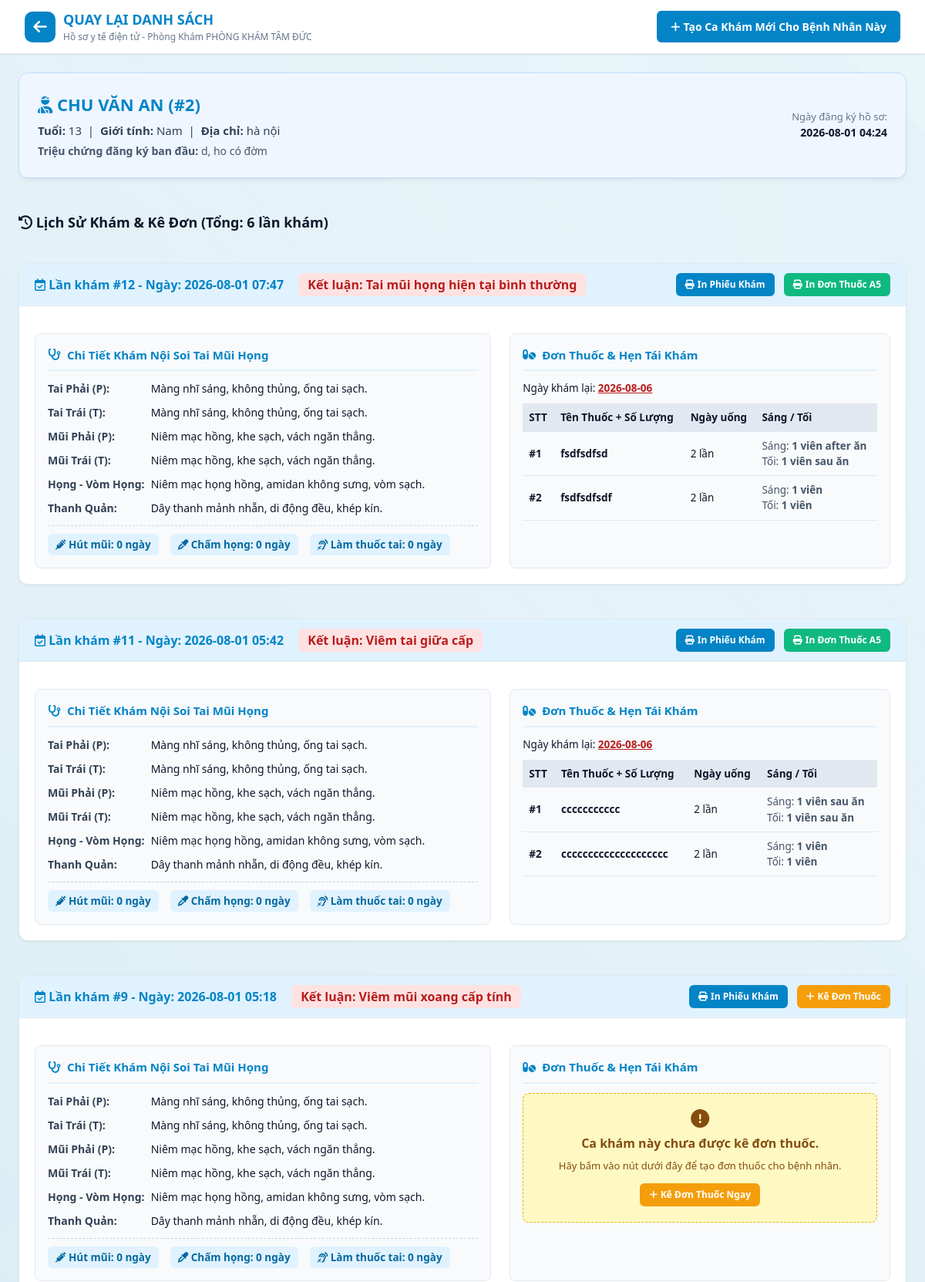
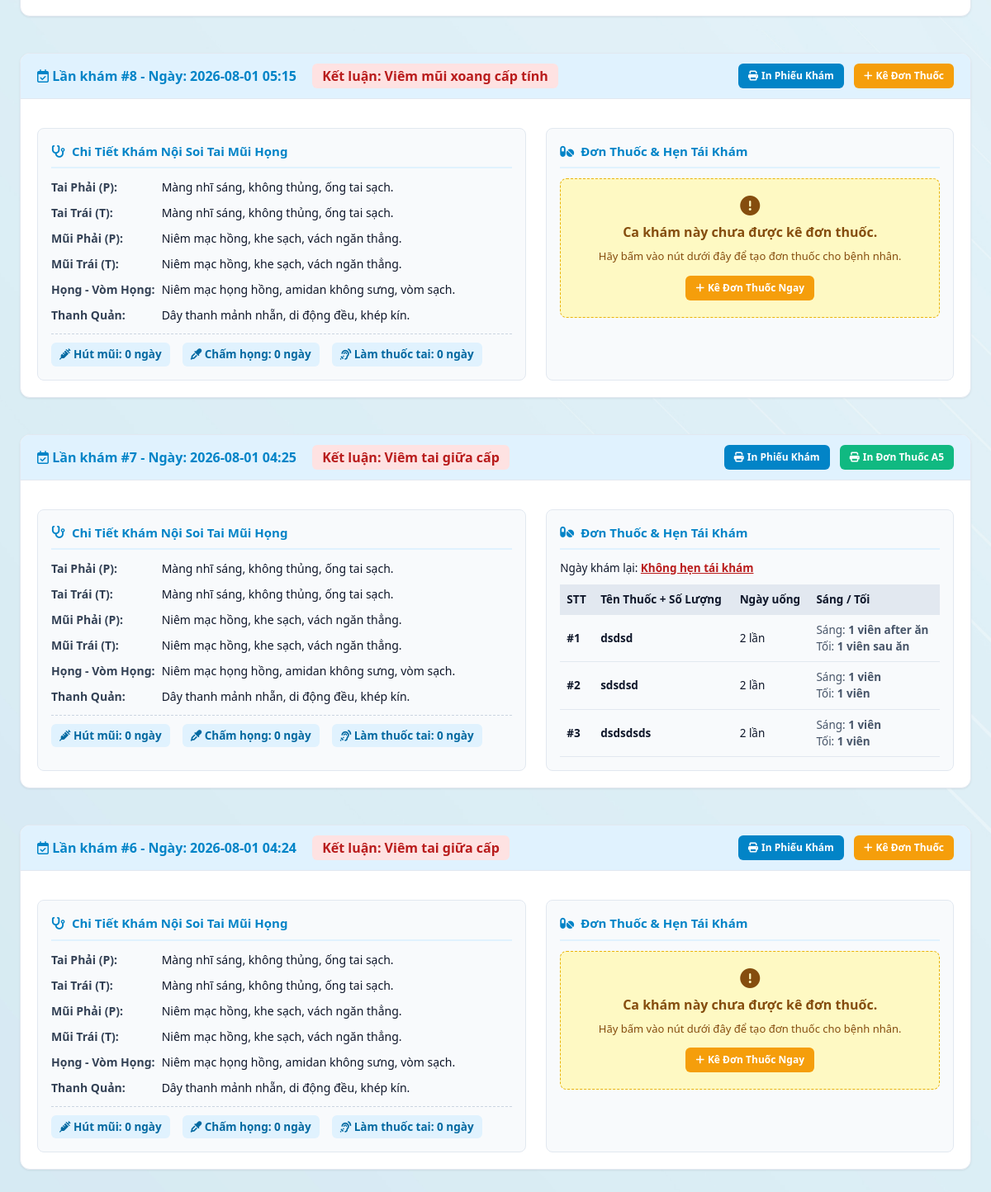
Page /patient/2 on the committed database (2 pictures, top to bottom).
### tables this page shows
CREATE TABLE settings (
    key TEXT PRIMARY KEY,
    value TEXT
);

CREATE TABLE patients (
    id INTEGER PRIMARY KEY AUTOINCREMENT,
    full_name TEXT NOT NULL,
    age INTEGER,
    gender TEXT,
    address TEXT,
    symptom TEXT,
    created_at TIMESTAMP DEFAULT CURRENT_TIMESTAMP
);

CREATE TABLE examinations (
    id INTEGER PRIMARY KEY AUTOINCREMENT,
    patient_id INTEGER,
    tai_p TEXT,
    tai_t TEXT,
    mui_p TEXT,
    mui_t TEXT,
    vong_hong TEXT,
    thanh_quan TEXT,
    conclusion TEXT,
    image_1 TEXT,
    image_2 TEXT,
    image_3 TEXT,
    image_4 TEXT,
    hut_mui_days TEXT,
    cham_hong_days TEXT,
    lam_thuoc_tai_days TEXT,
    created_at TIMESTAMP DEFAULT CURRENT_TIMESTAMP,
    FOREIGN KEY (patient_id) REFERENCES patients(id)
);

CREATE TABLE prescriptions (
    id INTEGER PRIMARY KEY AUTOINCREMENT,
    examination_id INTEGER,
    re_exam_date TEXT,
    created_at TIMESTAMP DEFAULT CURRENT_TIMESTAMP,
    FOREIGN KEY (examination_id) REFERENCES examinations(id)
);

CREATE TABLE prescription_items (
    id INTEGER PRIMARY KEY AUTOINCREMENT,
    prescription_id INTEGER,
    medicine_name TEXT,
    times_per_day TEXT,
    morning_dose TEXT,
    evening_dose TEXT,
    FOREIGN KEY (prescription_id) REFERENCES prescriptions(id)
);

### app.py (the view)
@app.route('/patient/<int:patient_id>')
def patient_detail(patient_id):
    db = get_db()
    patient = db.execute('SELECT * FROM patients WHERE id = ?', (patient_id,)).fetchone()
    examinations = db.execute('''
        SELECT * FROM examinations
        WHERE patient_id = ?
        ORDER BY id DESC
    ''', (patient_id,)).fetchall()
    history = []
    for exam in examinations:
        prescription = db.execute('SELECT * FROM prescriptions WHERE examination_id = ?', (exam['id'],)).fetchone()
        items = []
        if prescription:
            items = db.execute('SELECT * FROM prescription_items WHERE prescription_id = ?', (prescription['id'],)).fetchall()
        history.append({
            'exam': exam,
            'prescription': prescription,
            'medicines': items
        })
    return render_template('patient_detail.html', patient=patient, history=history, settings=get_settings())

### app.py (called while the page is built)
def get_db():
    db = getattr(g, '_database', None)
    if db is None:
        db = g._database = sqlite3.connect(app.config['DATABASE'])
        db.row_factory = sqlite3.Row
    return db

@app.teardown_appcontext
def close_connection(exception):
    db = getattr(g, '_database', None)
    if db is not None:
        db.close()

def get_settings():
    db = get_db()
    db.execute('''
        CREATE TABLE IF NOT EXISTS settings (
            key TEXT PRIMARY KEY,
            value TEXT
        )
    ''')
    rows = db.execute('SELECT key, value FROM settings').fetchall()
    return {r['key']: r['value'] for r in rows}

### templates/patient_detail.html (shortened to what this page needs)
<!DOCTYPE html>
<html lang="vi">
<head>
    <link rel="stylesheet" href="https://cdnjs.cloudflare.com/ajax/libs/font-awesome/6.4.0/css/all.min.css">
    <link rel="stylesheet" href="{{ url_for('static', filename='css/style.css') }}">
</head>
<body>
    <header class="app-header">
        <div class="logo-area">
            <a href="/" style="text-decoration: none; color: inherit; display: flex; align-items: center; gap: 10px;">
                <div class="logo-icon"><i class="fa-solid fa-arrow-left"></i></div>
                <div class="logo-text">
                    <h1>QUAY LẠI DANH SÁCH</h1>
                    <p>Hồ sơ y tế điện tử - Phòng Khám {{ settings.clinic_name }}</p>
                </div>
            </a>
        </div>
        <a href="/noisoi/{{ patient.id }}" class="btn-action" style="padding: 10px 18px; font-size: 14px;">
            <i class="fa-solid fa-plus"></i> Tạo Ca Khám Mới Cho Bệnh Nhân Này
        </a>
    </header>
    <main class="main-container" style="grid-template-columns: 1fr; max-width: 1250px;">
        <section class="card" style="background: #eff6ff; border-color: #bfdbfe;">
            <div style="display: flex; justify-content: space-between; align-items: center;">
                <div>
                    <h2 style="color: var(--primary-color); font-size: 22px; margin-bottom: 6px;">
                        <i class="fa-solid fa-user-injured"></i> {{ patient.full_name }} (#{{ patient.id }})
                    </h2>
                    <p style="color: #334155; font-size: 15px;">
                        <b>Tuổi:</b> {{ patient.age }} &nbsp;|&nbsp;
                        <b>Giới tính:</b> {{ patient.gender }} &nbsp;|&nbsp;
                        <b>Địa chỉ:</b> {{ patient.address or 'Chưa cập nhật' }}
                    </p>
                    <p style="margin-top: 4px; color: #475569; font-size: 14px;">
                        <b>Triệu chứng đăng ký ban đầu:</b> {{ patient.symptom }}
                    </p>
                </div>
                <div style="text-align: right; color: #64748b; font-size: 13px;">
                    Ngày đăng ký hồ sơ:<br><b style="font-size: 14px; color: #0f172a;">{{ patient.created_at[:16] }}</b>
                </div>
            </div>
        </section>
        <h3 style="margin: 20px 0 15px 0; color: var(--text-main); font-size: 18px;">
            <i class="fa-solid fa-clock-rotate-left"></i> Lịch Sử Khám & Kê Đơn (Tổng: {{ history|length }} lần khám)
        </h3>
        {% if history %}
            {% for h in history %}
            <div class="history-card">
                <div class="history-header">
                    <div>
                        <b style="color: var(--primary-color); font-size: 16px;">
                            <i class="fa-regular fa-calendar-check"></i> Lần khám #{{ h.exam.id }} - Ngày: {{ h.exam.created_at[:16] }}
                        </b>
                        <span style="margin-left: 15px; color: #b91c1c; font-weight: bold; font-size: 16px; background: #fee2e2; padding: 4px 12px; border-radius: 6px;">
                            Kết luận: {{ h.exam.conclusion }}
                        </span>
                    </div>
                    <div>
                        <a href="/print/noisoi/{{ h.exam.id }}" class="btn-action" style="background: #0284c7;">
                            <i class="fa-solid fa-print"></i> In Phiếu Khám
                        </a>
                        {% if h.prescription %}
                        <a href="/print/donthuoc/{{ h.prescription.id }}" class="btn-action" style="background: #10b981; margin-left: 8px;">
                            <i class="fa-solid fa-print"></i> In Đơn Thuốc A5
                        </a>
                        {% else %}
                        <a href="/donthuoc/{{ h.exam.id }}" class="btn-action" style="background: #f59e0b; margin-left: 8px;">
                            <i class="fa-solid fa-plus"></i> Kê Đơn Thuốc
                        </a>
                        {% endif %}
                    </div>
                </div>
                <div class="history-body">
                    <div class="exam-details-grid">
                        <div class="detail-box">
                            <div class="detail-title">
                                <i class="fa-solid fa-stethoscope"></i> Chi Tiết Khám Nội Soi Tai Mũi Họng
                            </div>
                            <div class="organ-row">
                                <b>Tai Phải (P):</b> {{ h.exam.tai_p or 'Bình thường' }}
                            </div>
                            <div class="organ-row">
                                <b>Tai Trái (T):</b> {{ h.exam.tai_t or 'Bình thường' }}
                            </div>
                            <div class="organ-row">
                                <b>Mũi Phải (P):</b> {{ h.exam.mui_p or 'Bình thường' }}
                            </div>
                            <div class="organ-row">
                                <b>Mũi Trái (T):</b> {{ h.exam.mui_t or 'Bình thường' }}
                            </div>
                            <div class="organ-row">
                                <b>Họng - Vòm Họng:</b> {{ h.exam.vong_hong or 'Bình thường' }}
                            </div>
                            <div class="organ-row">
                                <b>Thanh Quản:</b> {{ h.exam.thanh_quan or 'Bình thường' }}
                            </div>
                            <div class="procedure-tags">
                                <span><i class="fa-solid fa-syringe"></i> Hút mũi: <b>{{ h.exam.hut_mui_days or '0' }}</b> ngày</span>
                                <span><i class="fa-solid fa-eye-dropper"></i> Chấm họng: <b>{{ h.exam.cham_hong_days or '0' }}</b> ngày</span>
                                <span><i class="fa-solid fa-ear-listen"></i> Làm thuốc tai: <b>{{ h.exam.lam_thuoc_tai_days or '0' }}</b> ngày</span>
                            </div>
                        </div>
                        <div class="detail-box">
                            <div class="detail-title">
                                <i class="fa-solid fa-pills"></i> Đơn Thuốc & Hẹn Tái Khám
                            </div>
                            {% if h.medicines and h.medicines|length > 0 %}
                                <div style="margin-bottom: 10px; font-size: 13.5px;">
                                    Ngày khám lại: <b style="color: #b91c1c; text-decoration: underline;">{{ h.prescription.re_exam_date or 'Không hẹn tái khám' }}</b>
                                </div>
                                <table class="med-table">
                                    <thead>
                                        <tr>
                                            <th>STT</th>
                                            <th>Tên Thuốc + Số Lượng</th>
                                            <th>Ngày uống</th>
                                            <th>Sáng / Tối</th>
                                        </tr>
                                    </thead>
                                    <tbody>
                                        {% for item in h.medicines %}
                                        <tr>
                                            <td><b>#{{ loop.index }}</b></td>
                                            <td style="font-weight: bold; color: #0f172a;">{{ item.medicine_name }}</td>
                                            <td>{{ item.times_per_day }} lần</td>
                                            <td style="color: #475569;">Sáng: <b>{{ item.morning_dose }}</b><br>Tối: <b>{{ item.evening_dose }}</b></td>
                                        </tr>
                                        {% endfor %}
                                    </tbody>
                                </table>
                            {% else %}
                                <div class="no-prescription-box">
                                    <i class="fa-solid fa-circle-exclamation" style="font-size: 24px; margin-bottom: 8px;"></i>
                                    <div><b>Ca khám này chưa được kê đơn thuốc.</b></div>
                                    <p style="font-size: 13px; margin: 8px 0;">Hãy bấm vào nút dưới đây để tạo đơn thuốc cho bệnh nhân.</p>
                                    <a href="/donthuoc/{{ h.exam.id }}" class="btn-action" style="background: #f59e0b; display: inline-flex; margin-top: 5px;">
                                        <i class="fa-solid fa-plus"></i> Kê Đơn Thuốc Ngay
                                    </a>
                                </div>
                            {% endif %}
                        </div>
                    </div>
                </div>
            </div>
            {% endfor %}
        {% else %}
            <div class="card" style="text-align: center; color: #64748b; padding: 40px;">
                Bệnh nhân này chưa có lịch sử nội soi hay đơn thuốc nào.
            </div>
        {% endif %}
    </main>
</body>
</html>

### static/css/style.css (style rules this page uses)
:root { --primary-color: #0284c7; --primary-hover: #0369a1; --primary-light: #e0f2fe; --bg-main: #f8fafc; --card-bg: #ffffff; --text-main: #0f172a; --text-muted: #64748b; --border-color: #e2e8f0; --shadow-sm: 0 1px 3px rgba(0,0,0,0.05), 0 1px 2px rgba(0,0,0,0.03); --shadow-md: 0 4px 6px -1px rgba(0,0,0,0.05), 0 2px 4px -1px rgba(0,0,0,0.03); --shadow-lg: 0 10px 15px -3px rgba(0,0,0,0.05), 0 4px 6px -2px rgba(0,0,0,0.02); --radius: 12px; }
* { box-sizing: border-box; margin: 0; padding: 0; font-family: 'Segoe UI', Roboto, Helvetica, Arial, sans-serif; }
body { background: url('../images/bg-medical.jpg') no-repeat center center fixed; background-size: cover; color: var(--text-main); line-height: 1.5; min-height: 100vh; }
.app-header { background: var(--card-bg); border-bottom: 1px solid var(--border-color); padding: 12px 32px; display: flex; justify-content: space-between; align-items: center; box-shadow: var(--shadow-sm); position: sticky; top: 0; z-index: 100; }
.main-container { max-width: 1450px !important; margin: 20px auto; padding: 0 20px; }
.logo-area { display: flex; align-items: center; gap: 12px; }
.logo-icon { background: var(--primary-color); color: white; width: 40px; height: 40px; border-radius: 10px; display: flex; align-items: center; justify-content: center; font-size: 20px; font-weight: bold; }
.logo-text h1 { font-size: 18px; color: var(--primary-color); font-weight: 700; }
.logo-text p { font-size: 12px; color: var(--text-muted); }
.main-container { max-width: 1400px; margin: 24px auto; padding: 0 24px; display: grid; grid-template-columns: 420px 1fr; gap: 24px; }
.card { background: var(--card-bg); border-radius: var(--radius); border: 1px solid var(--border-color); box-shadow: var(--shadow-md); padding: 24px; }
.btn-action { background: var(--primary-color); color: white; text-decoration: none; padding: 6px 12px; border-radius: 6px; font-size: 12px; font-weight: 600; display: inline-flex; align-items: center; gap: 4px; transition: background 0.2s; }
.history-card { border: 1px solid var(--border-color); border-radius: var(--radius); margin-bottom: 20px; background: #fff; overflow: hidden; box-shadow: var(--shadow-sm); }
.history-header { background: var(--primary-light); padding: 12px 20px; display: flex; justify-content: space-between; align-items: center; border-bottom: 1px solid var(--border-color); }
.history-body { padding: 20px; }

### templates/patient_detail.html (style rules this page uses)
.exam-details-grid { display: grid; grid-template-columns: 1.2fr 1fr; gap: 24px; margin-top: 15px; }
.detail-box { background: #f8fafc; border: 1px solid var(--border-color); border-radius: 8px; padding: 16px; }
.detail-title { font-weight: 700; color: var(--primary-color); font-size: 15px; border-bottom: 2px solid var(--primary-light); padding-bottom: 8px; margin-bottom: 12px; display: flex; align-items: center; gap: 8px; }
.organ-row { margin-bottom: 10px; font-size: 14px; line-height: 1.5; }
.organ-row b { color: #334155; display: inline-block; min-width: 130px; }
.procedure-tags { display: flex; gap: 15px; margin-top: 12px; padding-top: 10px; border-top: 1px dashed #cbd5e1; font-size: 13.5px; }
.procedure-tags span { background: #e0f2fe; color: #0369a1; padding: 4px 10px; border-radius: 6px; font-weight: 600; }
.med-table { width: 100%; border-collapse: collapse; margin-top: 10px; font-size: 13.5px; }
.med-table th { background: #e2e8f0; text-align: left; padding: 8px; font-weight: 700; }
.med-table td { padding: 8px; border-bottom: 1px solid #e2e8f0; }
.no-prescription-box { background: #fef9c3; border: 1px dashed #eab308; color: #854d0e; padding: 20px; border-radius: 8px; text-align: center; }

### rows in the picture
settings: clinic_name "PHÒNG KHÁM TÂM ĐỨC"
patients: full_name "CHU VĂN AN", id "2", age "13", gender "Nam", address "hà nội", symptom "d, ho có đờm", created_at "2026-08-01 04:24"
examinations: exam.id "12", exam "2026-08-01 07:47", exam.conclusion "Tai mũi họng hiện tại bình thường", exam "Màng nhĩ sáng, không thủng, ống tai sạch.", exam "Màng nhĩ sáng, không thủng, ống tai sạch.", exam "Niêm mạc hồng, khe sạch, vách ngăn thẳng.", exam "Niêm mạc hồng, khe sạch, vách ngăn thẳng.", exam "Niêm mạc họng hồng, amidan không sưng, vòm sạch.", exam "Dây thanh mảnh nhẵn, di động đều, khép kín.", exam "0", exam "0", exam "0"
prescriptions: prescription "2026-08-06"
prescription_items: medicine_name "fsdfsdfsd", times_per_day "2", morning_dose "1 viên after ăn", evening_dose "1 viên sau ăn"
prescription_items: medicine_name "fsdfsdfsdf", times_per_day "2", morning_dose "1 viên", evening_dose "1 viên"
examinations: exam.id "11", exam "2026-08-01 05:42", exam.conclusion "Viêm tai giữa cấp", exam "Màng nhĩ sáng, không thủng, ống tai sạch.", exam "Màng nhĩ sáng, không thủng, ống tai sạch.", exam "Niêm mạc hồng, khe sạch, vách ngăn thẳng.", exam "Niêm mạc hồng, khe sạch, vách ngăn thẳng.", exam "Niêm mạc họng hồng, amidan không sưng, vòm sạch.", exam "Dây thanh mảnh nhẵn, di động đều, khép kín.", exam "0", exam "0", exam "0"
prescriptions: prescription "2026-08-06"
prescription_items: medicine_name "ccccccccccc", times_per_day "2", morning_dose "1 viên sau ăn", evening_dose "1 viên sau ăn"
prescription_items: medicine_name "cccccccccccccccccccc", times_per_day "2", morning_dose "1 viên", evening_dose "1 viên"
examinations: exam.id "9", exam "2026-08-01 05:18", exam.conclusion "Viêm mũi xoang cấp tính", exam "Màng nhĩ sáng, không thủng, ống tai sạch.", exam "Màng nhĩ sáng, không thủng, ống tai sạch.", exam "Niêm mạc hồng, khe sạch, vách ngăn thẳng.", exam "Niêm mạc hồng, khe sạch, vách ngăn thẳng.", exam "Niêm mạc họng hồng, amidan không sưng, vòm sạch.", exam "Dây thanh mảnh nhẵn, di động đều, khép kín.", exam "0", exam "0", exam "0"
examinations: exam.id "8", exam "2026-08-01 05:15", exam.conclusion "Viêm mũi xoang cấp tính", exam "Màng nhĩ sáng, không thủng, ống tai sạch.", exam "Màng nhĩ sáng, không thủng, ống tai sạch.", exam "Niêm mạc hồng, khe sạch, vách ngăn thẳng.", exam "Niêm mạc hồng, khe sạch, vách ngăn thẳng.", exam "Niêm mạc họng hồng, amidan không sưng, vòm sạch.", exam "Dây thanh mảnh nhẵn, di động đều, khép kín.", exam "0", exam "0", exam "0"
examinations: exam.id "7", exam "2026-08-01 04:25", exam.conclusion "Viêm tai giữa cấp", exam "Màng nhĩ sáng, không thủng, ống tai sạch.", exam "Màng nhĩ sáng, không thủng, ống tai sạch.", exam "Niêm mạc hồng, khe sạch, vách ngăn thẳng.", exam "Niêm mạc hồng, khe sạch, vách ngăn thẳng.", exam "Niêm mạc họng hồng, amidan không sưng, vòm sạch.", exam "Dây thanh mảnh nhẵn, di động đều, khép kín.", exam "0", exam "0", exam "0"
prescriptions: prescription "Không hẹn tái khám"
prescription_items: medicine_name "dsdsd", times_per_day "2", morning_dose "1 viên after ăn", evening_dose "1 viên sau ăn"
prescription_items: medicine_name "sdsdsd", times_per_day "2", morning_dose "1 viên", evening_dose "1 viên"
prescription_items: medicine_name "dsdsdsds", times_per_day "2", morning_dose "1 viên", evening_dose "1 viên"
examinations: exam.id "6", exam "2026-08-01 04:24", exam.conclusion "Viêm tai giữa cấp", exam "Màng nhĩ sáng, không thủng, ống tai sạch.", exam "Màng nhĩ sáng, không thủng, ống tai sạch.", exam "Niêm mạc hồng, khe sạch, vách ngăn thẳng.", exam "Niêm mạc hồng, khe sạch, vách ngăn thẳng.", exam "Niêm mạc họng hồng, amidan không sưng, vòm sạch.", exam "Dây thanh mảnh nhẵn, di động đều, khép kín.", exam "0", exam "0", exam "0"

### other values in the picture
{{ history|length }} "6"
